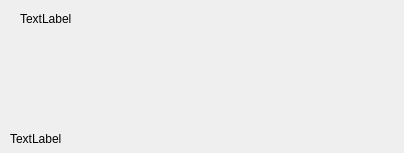
<?xml version="1.0" encoding="UTF-8"?>
<ui version="4.0">
 <class>Form</class>
 <widget class="QWidget" name="Form">
  <property name="geometry">
   <rect>
    <x>0</x>
    <y>0</y>
    <width>404</width>
    <height>153</height>
   </rect>
  </property>
  <property name="windowTitle">
   <string>Form</string>
  </property>
  <widget class="QLabel" name="label">
   <property name="geometry">
    <rect>
     <x>20</x>
     <y>10</y>
     <width>67</width>
     <height>17</height>
    </rect>
   </property>
   <property name="text">
    <string>TextLabel</string>
   </property>
  </widget>
  <widget class="QLabel" name="label_2">
   <property name="geometry">
    <rect>
     <x>10</x>
     <y>130</y>
     <width>67</width>
     <height>17</height>
    </rect>
   </property>
   <property name="text">
    <string>TextLabel</string>
   </property>
  </widget>
 </widget>
 <resources/>
 <connections/>
</ui>
